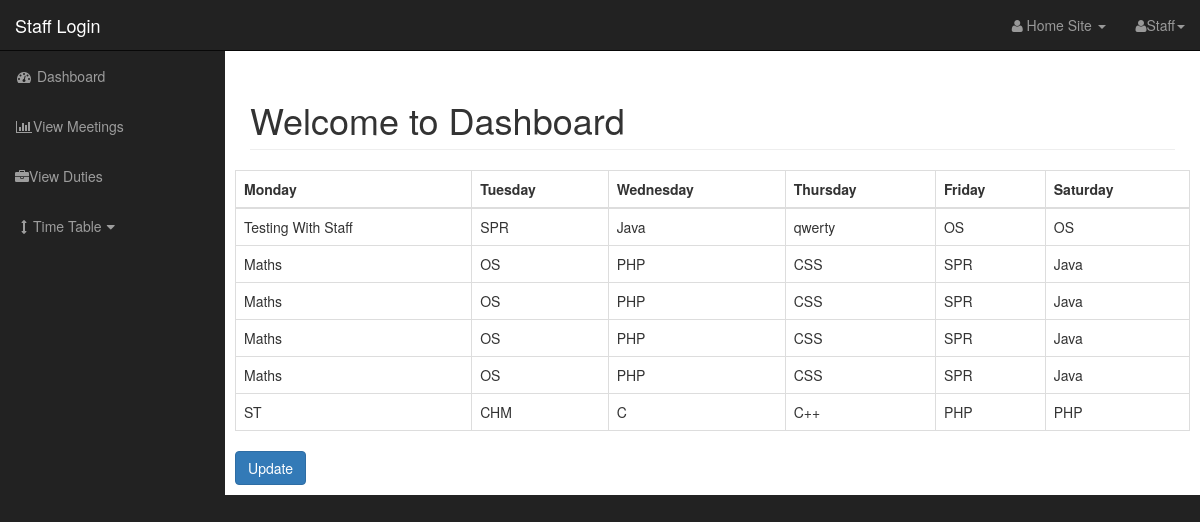
Screenshot of /Staff/dashboard.php?source=view_timetable1 (signed in) with the database file from the repository.
### tables this page shows
CREATE TABLE `first_year_tt` (
  `id` int(11) NOT NULL,
  `monday` varchar(255) NOT NULL,
  `tuesday` varchar(255) NOT NULL,
  `wednesday` varchar(255) NOT NULL,
  `thursday` varchar(255) NOT NULL,
  `friday` varchar(255) NOT NULL,
  `saturday` varchar(255) NOT NULL
);

### Staff/includes/view_timetable1.php (the view, shortened to what this page needs)
<form action="" method="POST">
    <table class="table table-bordered table-hover">
        <tr>
            <th>Monday</th>
            <th>Tuesday</th>
            <th>Wednesday</th>
            <th>Thursday</th>
            <th>Friday</th>
            <th>Saturday</th>
        </tr>
        <tbody>
            <?php
                $query = "SELECT * FROM first_year_tt";
                $select_prod_query = mysqli_query($connection, $query);
                while($row = mysqli_fetch_assoc($select_prod_query)){
                    $monday = $row['monday'];
                    $tuesday = $row['tuesday'];
                    $wednesday = $row['wednesday'];
                    $thursday = $row['thursday'];
                    $friday = $row['friday'];
                    $saturday = $row['saturday'];
                    echo "<tr>";
                        echo "<td>$monday</td>";
                        echo "<td>$tuesday</td>";
                        echo "<td>$wednesday</td>";
                        echo "<td>$thursday</td>";
                        echo "<td>$friday</td>";
                     echo "<td>$saturday</td>";
                    echo "</tr>";
                }
            ?>
        </tbody>
    </table>
       <a href="dashboard.php?source=update&year=1" class="btn btn-primary">Update</a>
    </form>

### Staff/css/sb-admin.css (style rules this page uses)
body { margin-top: 100px; background-color: #222; }
@media (min-width:768px) { body { margin-top: 50px; } }

### rows the page displays
first_year_tt: monday "Testing With Staff", tuesday "SPR", wednesday "Java", thursday "qwerty", friday "OS", saturday "OS"
first_year_tt: monday "Maths", tuesday "OS", wednesday "PHP", thursday "CSS", friday "SPR", saturday "Java"
first_year_tt: monday "Maths", tuesday "OS", wednesday "PHP", thursday "CSS", friday "SPR", saturday "Java"
first_year_tt: monday "Maths", tuesday "OS", wednesday "PHP", thursday "CSS", friday "SPR", saturday "Java"
first_year_tt: monday "Maths", tuesday "OS", wednesday "PHP", thursday "CSS", friday "SPR", saturday "Java"
first_year_tt: monday "ST", tuesday "CHM", wednesday "C", thursday "C++", friday "PHP", saturday "PHP"
